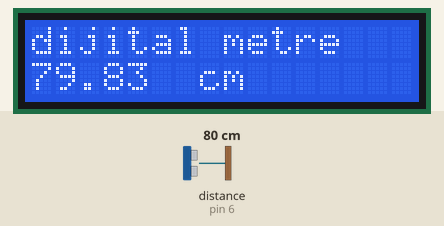
The sketch below on a simulated Arduino Uno, built with avr-gcc and run on an emulated ATmega328P. Shown: 16×2 character LCD. Wiring (inferred from the names in the program): ultrasonic range finder: trigger pin 7; echo pin 6. The test bench sets the inputs (shaded band); at power-on: distance to the obstacle (sensor on pin 6) 80 cm. The echo pulse lasts 58.3 µs per cm.

Above: at 1.2 s.
1.3 s: distance to the obstacle (sensor on pin 6) set to 2 cm
At 2.9 s:
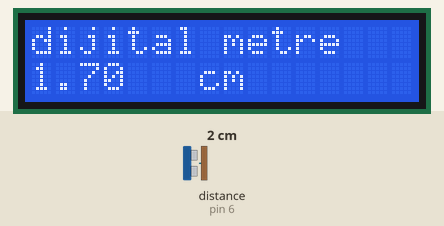
3.4 s: distance to the obstacle (sensor on pin 6) set to 60 cm
At 4.5 s:
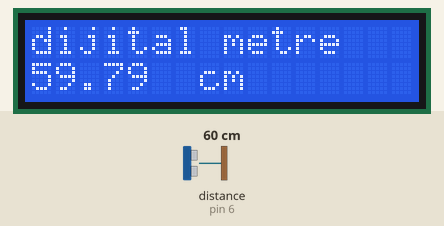
6.4 s: distance to the obstacle (sensor on pin 6) set to 4 cm
At 7.8 s:
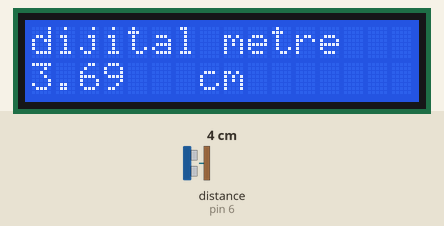
8.3 s: distance to the obstacle (sensor on pin 6) set to 60 cm
At 9.4 s:
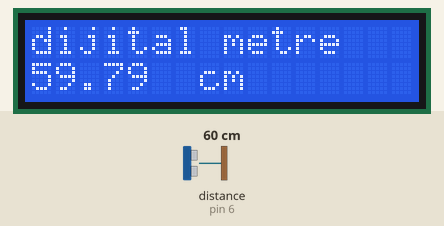
Timing chart, 0 to 11.3 s (numbered marks = the images above; inputs shaded):
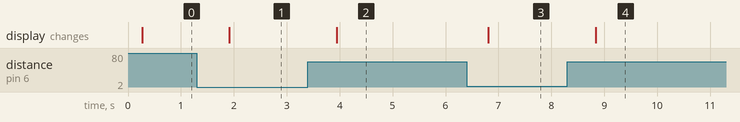

Measured:
- after the input at 1.3 s, the display: changes after 0.61 s (image 1)
- after the input at 3.4 s, the display: changes after 0.55 s (image 2)
- after the input at 6.4 s, the display: changes after 0.41 s (image 3)
- after the input at 8.3 s, the display: changes after 0.54 s (image 4)

The sketch:

dijital_metre.ino
```cpp
#define echo 6
#define trig 7

#include <LiquidCrystal.h>

LiquidCrystal lcd(12, 11, 5, 4, 3, 2);


void setup()
{
  pinMode(trig,OUTPUT);
  pinMode(echo,INPUT);
  lcd.begin(16, 2);
}

void loop()
{
  digitalWrite(trig,HIGH);
  delayMicroseconds(2);
  digitalWrite(trig,LOW);

  float zaman = pulseIn(echo,HIGH);
  float cm = zaman/58.2;
  delay(200);

  lcd.clear();
  lcd.setCursor(0,0);
  lcd.print("dijital metre");
  lcd.setCursor(0,1);
  lcd.print(cm);
  lcd.setCursor(7,1);
  lcd.print("cm");
  delay(200);

}
```
